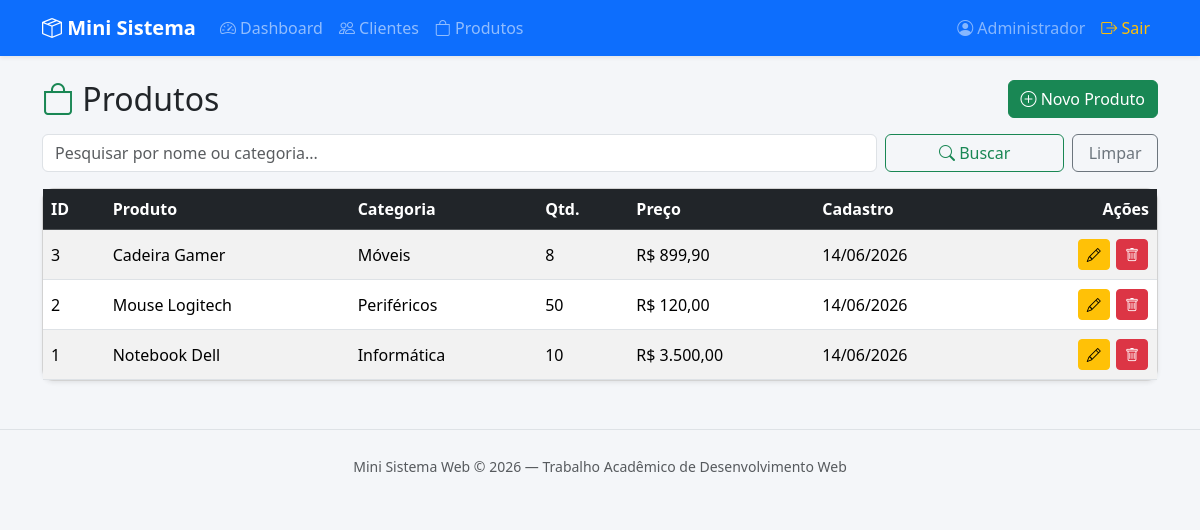
Page /produtos/listar.php (signed in) on the committed database.
### tables this page shows
CREATE TABLE IF NOT EXISTS produtos (
    id            INT AUTO_INCREMENT PRIMARY KEY,
    nome          VARCHAR(100) NOT NULL,
    categoria     VARCHAR(80),
    quantidade    INT DEFAULT 0,
    preco         DECIMAL(10,2) DEFAULT 0.00,
    data_cadastro DATETIME DEFAULT CURRENT_TIMESTAMP
);

### produtos/listar.php (the view, shortened to what this page needs)
<?php
require "../config/conexao.php";
$busca = trim($_GET['busca'] ?? '');
if ($busca !== '') {
    $sql = "SELECT * FROM produtos
            WHERE nome LIKE :busca
               OR categoria LIKE :busca
            ORDER BY id DESC";
    $stmt = $pdo->prepare($sql);
    $termo = "%$busca%";
    $stmt->bindParam(':busca', $termo);
    $stmt->execute();
} else {
    $stmt = $pdo->query("SELECT * FROM produtos ORDER BY id DESC");
}
$produtos = $stmt->fetchAll();
require "../includes/header.php";
require "../includes/menu.php";
?>
<div class="container my-4">
    <div class="d-flex flex-wrap justify-content-between align-items-center mb-3">
        <h2 class="mb-0"><i class="bi bi-bag text-success"></i> Produtos</h2>
        <a href="cadastrar.php" class="btn btn-success">
            <i class="bi bi-plus-circle"></i> Novo Produto
        </a>
    </div>
    <form method="GET" action="listar.php" class="row g-2 mb-3">
        <div class="col-12 col-md-9">
            <input type="text" name="busca" class="form-control"
                   placeholder="Pesquisar por nome ou categoria..."
                   value="<?= htmlspecialchars($busca) ?>">
        </div>
        <div class="col-6 col-md-2 d-grid">
            <button type="submit" class="btn btn-outline-success">
                <i class="bi bi-search"></i> Buscar
            </button>
        </div>
        <div class="col-6 col-md-1 d-grid">
            <a href="listar.php" class="btn btn-outline-secondary">Limpar</a>
        </div>
    </form>
    <div class="card shadow-sm">
        <div class="table-responsive">
            <table class="table table-striped table-hover align-middle mb-0">
                <thead class="table-dark">
                    <tr>
                        <th>ID</th>
                        <th>Produto</th>
                        <th>Categoria</th>
                        <th>Qtd.</th>
                        <th>Preço</th>
                        <th>Cadastro</th>
                        <th class="text-end">Ações</th>
                    </tr>
                </thead>
                <tbody>
                    <?php if (count($produtos) === 0): ?>
                        <tr>
                            <td colspan="7" class="text-center text-muted py-4">
                                Nenhum produto encontrado.
                            </td>
                        </tr>
                    <?php else: ?>
                        <?php foreach ($produtos as $p): ?>
                            <tr>
                                <td><?= $p['id'] ?></td>
                                <td><?= htmlspecialchars($p['nome']) ?></td>
                                <td><?= htmlspecialchars($p['categoria']) ?></td>
                                <td><?= (int)$p['quantidade'] ?></td>
                                <td>R$ <?= number_format($p['preco'], 2, ',', '.') ?></td>
                                <td><?= date("d/m/Y", strtotime($p['data_cadastro'])) ?></td>
                                <td class="text-end text-nowrap">
                                    <a href="editar.php?id=<?= $p['id'] ?>"
                                       class="btn btn-sm btn-warning">
                                        <i class="bi bi-pencil"></i>
                                    </a>
                                    <a href="excluir.php?id=<?= $p['id'] ?>"
                                       class="btn btn-sm btn-danger btn-excluir">
                                        <i class="bi bi-trash"></i>
                                    </a>
                                </td>
                            </tr>
                        <?php endforeach; ?>
                    <?php endif; ?>
                </tbody>
            </table>
        </div>
    </div>
</div>
<?php require "../includes/footer.php"; ?>

### assets/css/style.css (style rules this page uses)
body { background-color: #f4f6f9; font-family: 'Segoe UI', Tahoma, Geneva, Verdana, sans-serif; }
.card { border-radius: 12px; }
.btn-sm { margin: 1px; }

### rows in the picture
produtos: id "3", nome "Cadeira Gamer", categoria "Móveis", quantidade "8", preco "899,90", data_cadastro "14/06/2026"
produtos: id "2", nome "Mouse Logitech", categoria "Periféricos", quantidade "50", preco "120,00", data_cadastro "14/06/2026"
produtos: id "1", nome "Notebook Dell", categoria "Informática", quantidade "10", preco "3.500,00", data_cadastro "14/06/2026"

### other values in the picture
$_SESSION['usuario_nome'] "Administrador"
